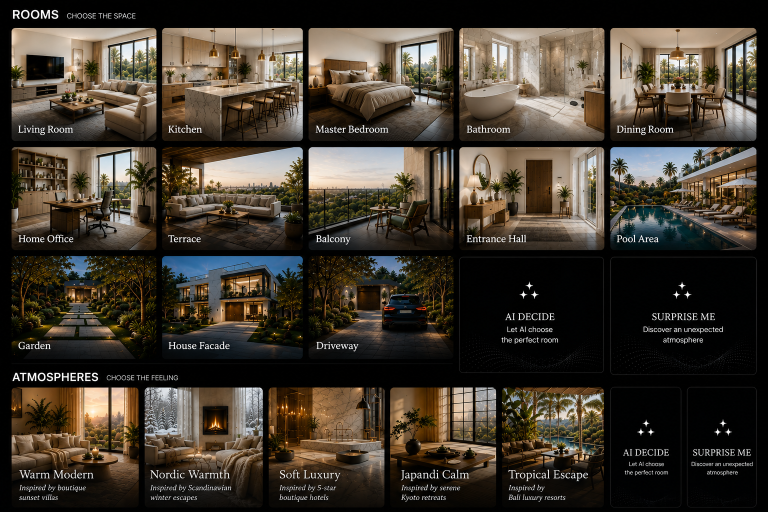
#> input picture assets/cards/source/composite.png, 1536 x 1024 px (shown at 1/2 size)
$ python _slice.py
#> lines starting #> are read from the running program, lines starting #| are printed output that depends on the picture
"""Temporary tool — slice the AYDEN cards composite into individual assets.

Run in two modes:
  python _slice.py overlay   -> draw the estimated grid over the composite for
                                visual calibration (no crops written)
  python _slice.py cut       -> crop each cell's PHOTO region (label band
                                excluded) into rooms/ and atmospheres/

Coordinates are screenshot-space (composite is 1536x1024). Tune GRID then cut.
"""
import sys
from PIL import Image, ImageDraw

SRC = "source/composite.png"  # relative to this folder
W, H = 1536, 1024

# --- ROOMS: 5 columns x 3 rows -------------------------------------------------
ROOM_X0, ROOM_W, ROOM_DX = 20, 286, 302          # left of col0, cell width, col pitch
ROOM_ROWS_Y = [(55, 282), (293, 500), (511, 723)]  # (top,bottom) per row (measured)
ROOM_LABEL_H = 52                                  # bottom band to EXCLUDE from photo

# row0: living kitchen master_bedroom bathroom dining_room
# row1: home_office terrace balcony entrance_hall pool_area
# row2: garden house_facade driveway  (cols 3,4 = AI cards -> skip)
ROOM_NAMES = [
    ["living_room", "kitchen", "master_bedroom", "bathroom", "dining_room"],
    ["home_office", "terrace", "balcony", "entrance_hall", "pool_area"],
    ["garden", "house_facade", "driveway", None, None],
]

# --- ATMOSPHERES: explicit x-spans (measured via dark-gap detection; cards
# have slightly unequal widths in the composite) + a fixed photo y-range that
# stays above the serif title band.
ATMO_Y0, ATMO_Y1 = 772, 902
ATMO_SPANS = [
    ("warm_modern", (24, 276)),
    ("nordic_warmth", (289, 525)),
    ("soft_luxury", (537, 768)),
    ("japandi_calm", (780, 991)),
    ("tropical_escape", (1004, 1207)),
]


def room_boxes():
    for r, row in enumerate(ROOM_NAMES):
        top, bot = ROOM_ROWS_Y[r]
        for c, name in enumerate(row):
            if name is None:
                continue
            x = ROOM_X0 + c * ROOM_DX
            yield name, (x, top, x + ROOM_W, bot), ROOM_LABEL_H


def atmo_boxes():
    for name, (x0, x1) in ATMO_SPANS:
        # label_h = 0: the photo y-range already excludes the title band.
        yield name, (x0, ATMO_Y0, x1, ATMO_Y1), 0


def overlay():
    im = Image.open(SRC).convert("RGB")
#> im is the input picture: PIL image 1536x1024 RGB; mean R, G, B 65, 57.2, 46.8
    d = ImageDraw.Draw(im)
    for name, (x0, y0, x1, y1), lh in list(room_boxes()) + list(atmo_boxes()):
        d.rectangle([x0, y0, x1, y1], outline=(255, 0, 0), width=2)
        # photo region (label band excluded) in cyan
        d.rectangle([x0, y0, x1, y1 - lh], outline=(0, 255, 255), width=1)
    im.save("source/_overlay.png")
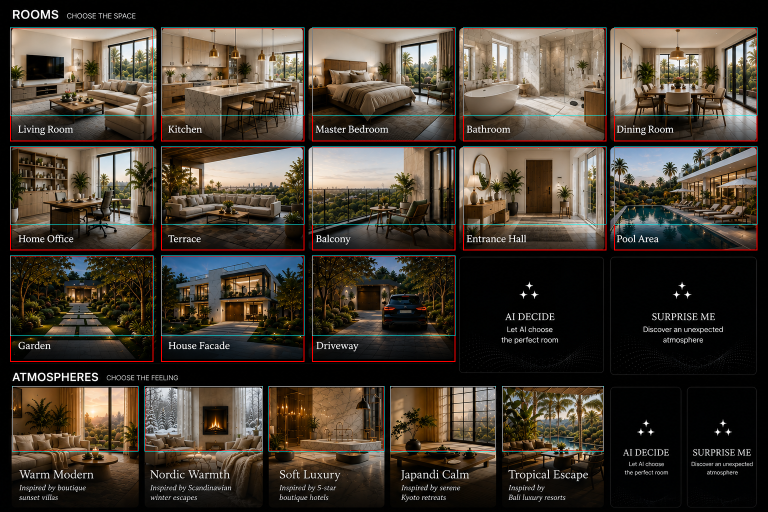
#> saved as _overlay.png: PIL image 1536x1024 RGB (shown at 1/2 size); mean R, G, B 67.4, 58.7, 48.6
    print("wrote source/_overlay.png")


def cut():
    import os
    im = Image.open(SRC).convert("RGB")
    os.makedirs("rooms", exist_ok=True)
    os.makedirs("atmospheres", exist_ok=True)
    for name, (x0, y0, x1, y1), lh in room_boxes():
        im.crop((x0, y0, x1, y1 - lh)).save(f"rooms/{name}.png")
    for name, (x0, y0, x1, y1), lh in atmo_boxes():
        im.crop((x0, y0, x1, y1 - lh)).save(f"atmospheres/{name}.png")
    print("cut done")


if __name__ == "__main__":
    mode = sys.argv[1] if len(sys.argv) > 1 else "overlay"
    {"overlay": overlay, "cut": cut}[mode]()
